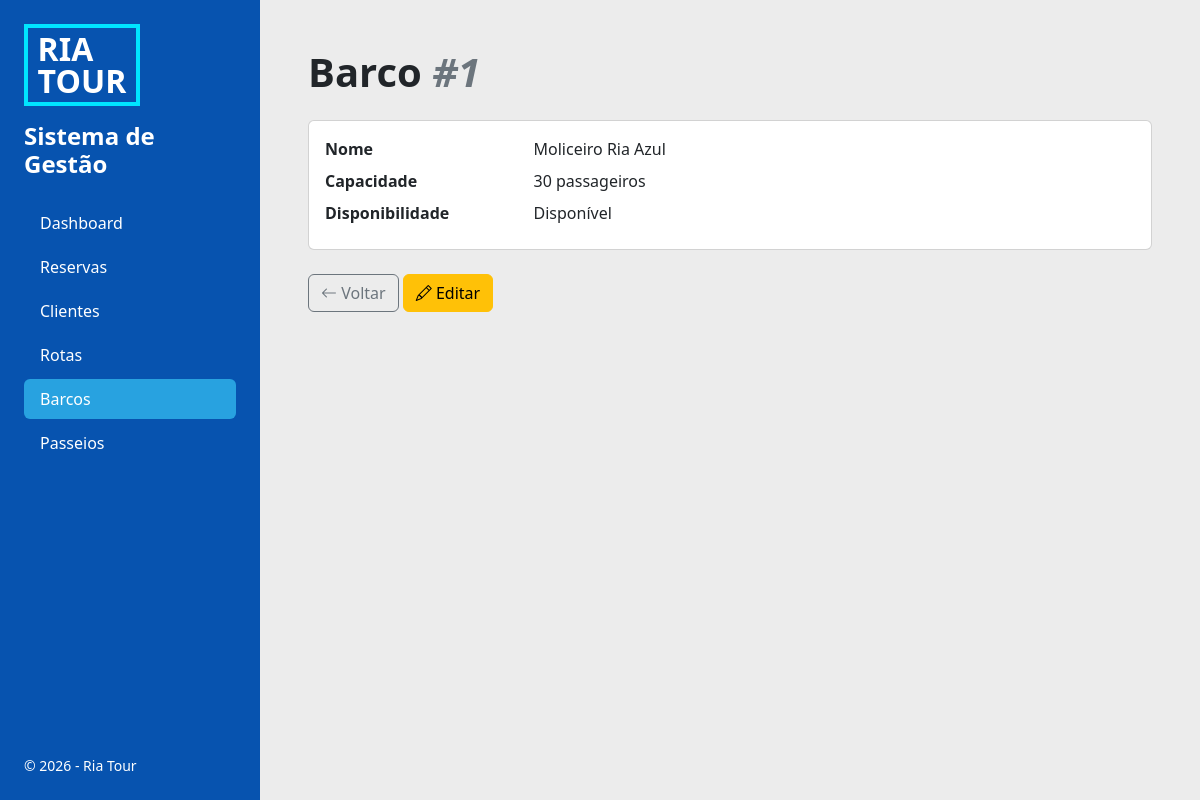
/index.php?page=boats&action=show&id=1, run on the app's committed database.
### tables this page shows
CREATE TABLE `boat` (
  `id` INT NOT NULL AUTO_INCREMENT,
  `name` VARCHAR(50) NOT NULL,
  `capacity` INT NOT NULL,
  `is_available` TINYINT(1) NOT NULL DEFAULT 1,
  PRIMARY KEY (id),
  UNIQUE KEY uq_boat_name (name),
  CONSTRAINT chk_boat_capacity CHECK (capacity > 0)
);

### app/helpers.php (called while the page is built, shortened)
<?php
function e($value): string
{
    return htmlspecialchars((string) $value, ENT_QUOTES, 'UTF-8');
}
function view(string $name, array $data = []): void
{
    extract($data);
    require __DIR__ . "/views/layout/header.php";
    require __DIR__ . "/views/$name.php";
    require __DIR__ . "/views/layout/footer.php";
}

### app/controllers/BoatController.php (called while the page is built, shortened)
<?php
require_once __DIR__ . '/../models/Boat.php';
class BoatController
{
    public function show(): void
    {
        view('boats/show', ['boat' => $this->findOrRedirect()]);
    }
    private function findOrRedirect(): array
    {
        $boat = Boat::find((int) ($_GET['id'] ?? 0));
        return $boat;
    }
}

### index.php (called while the page is built, shortened)
<?php
require_once __DIR__ . '/config/Database.php';
require_once __DIR__ . '/app/helpers.php';
$action = $_GET['action'] ?? 'index';
$controller = new $controllerName();
$controller->$action();

### config/Database.php (called while the page is built)
<?php
class Database
{
    private static ?PDO $pdo = null;
    public static function connect(): PDO
    {
        if (self::$pdo === null) {
            self::$pdo = new PDO(
                'mysql:host=localhost;dbname=bdRiaTour_AdonaiRodriguez_C27;charset=utf8mb4',
                'root',
                '',
                [
                    PDO::ATTR_ERRMODE            => PDO::ERRMODE_EXCEPTION,
                    PDO::ATTR_DEFAULT_FETCH_MODE => PDO::FETCH_ASSOC,
                ]
            );
        }
        return self::$pdo;
    }
}

### app/models/Boat.php (called while the page is built, shortened)
<?php
class Boat
{
    public static function find(int $id): ?array
    {
        $stmt = Database::connect()->prepare('SELECT * FROM boat WHERE id = ?');
        $stmt->execute([$id]);
        return $stmt->fetch() ?: null;
    }
}

### app/views/boats/show.php (the view)
<h1 class="fw-bold mb-4">Barco <span class="text-secondary fst-italic">#<?= $boat['id'] ?></span></h1>
<div class="card mb-4">
    <div class="card-body">
        <dl class="row mb-0">
            <dt class="col-sm-3">Nome</dt>
            <dd class="col-sm-9"><?= e($boat['name']) ?></dd>
            <dt class="col-sm-3">Capacidade</dt>
            <dd class="col-sm-9"><?= $boat['capacity'] ?> passageiros</dd>
            <dt class="col-sm-3">Disponibilidade</dt>
            <dd class="col-sm-9"><?= $boat['is_available'] ? 'Disponível' : 'Indisponível' ?></dd>
        </dl>
    </div>
</div>
<a href="index.php?page=boats" class="btn btn-outline-secondary"><i class="bi bi-arrow-left"></i> Voltar</a>
<a href="index.php?page=boats&action=edit&id=<?= $boat['id'] ?>" class="btn btn-warning"><i class="bi bi-pencil"></i> Editar</a>

### assets/css/style.css (style rules this page uses)
body { background: #ececec; }

### data on the page
boat: id "1", name "Moliceiro Ria Azul", capacity "30"

### other printed values
$label "Dashboard"
$label "Reservas"
$label "Clientes"
$label "Rotas"
$label "Barcos"
$label "Passeios"
